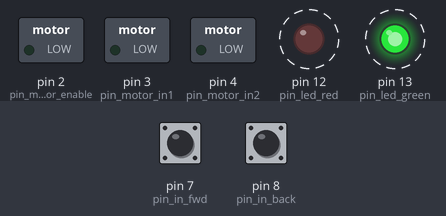
Bench run of a sketch on a simulated Arduino Uno, built with avr-gcc and run on an emulated ATmega328P. On the bench: switched loads named in the sketch (green lamp = pin HIGH), output pins drawn as LEDs (lit = HIGH). Dashed ring = blinking. The test bench sets the inputs (shaded band); at power-on: pin 7 (pin_in_fwd) HIGH, pin 8 (pin_in_back) HIGH.

Above: at 1.24 s.
1.3 s: pin 7 (pin_in_fwd) pulled LOW for 0.15 s
At 2.3 s:
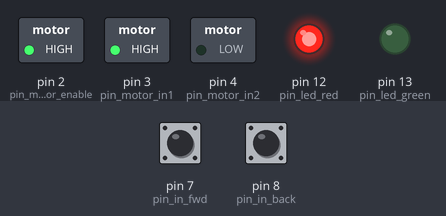
2.9 s: pin 8 (pin_in_back) pulled LOW for 0.15 s
At 3.5 s:
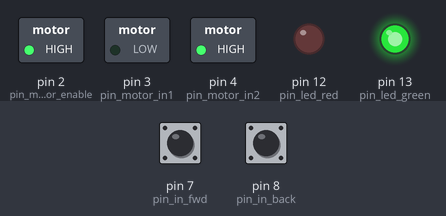
4.5 s: pin 7 (pin_in_fwd) pulled LOW for 1 s
At 5.9 s:
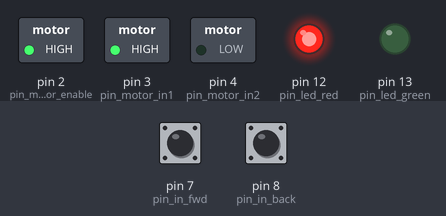
7.0 s: pin 8 (pin_in_back) pulled LOW for 1 s
At 7.8 s:
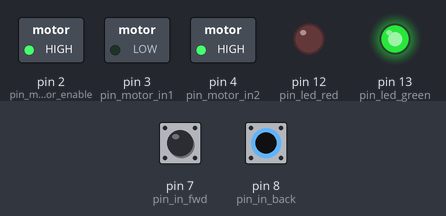
9.5 s: pin 7 (pin_in_fwd) pulled LOW for 3.2 s
At 10.9 s:
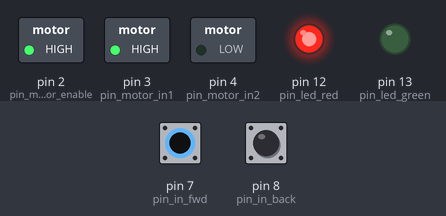
14.2 s: pin 7 (pin_in_fwd) driven LOW and pin 8 (pin_in_back) driven LOW
At 16.5 s:
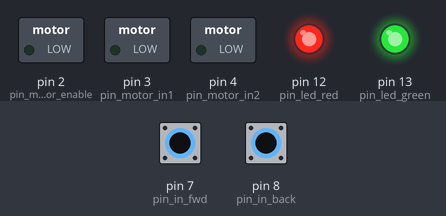
Timing chart, 0 to 17.7 s (numbered marks = the images above; inputs shaded):
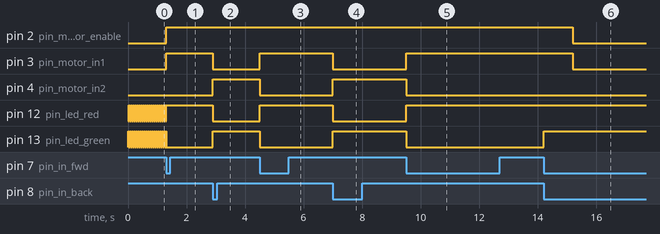

Measured:
- after the input at 1.3 s, pin 2 (pin_motor_enable), pin 3 (pin_motor_in1): LOW → HIGH at once; pin 12 (pin_led_red): goes on until 1.3 s, then stays HIGH; pin 13 (pin_led_green): goes on until 1.3 s, then stays LOW
- after the input at 2.9 s, pin 3 (pin_motor_in1), pin 12 (pin_led_red): HIGH → LOW at once; pin 4 (pin_motor_in2), pin 13 (pin_led_green): LOW → HIGH at once
- after the input at 4.5 s, pin 3 (pin_motor_in1), pin 12 (pin_led_red): LOW → HIGH at once; pin 4 (pin_motor_in2), pin 13 (pin_led_green): HIGH → LOW at once
- after the input at 7.0 s, pin 3 (pin_motor_in1), pin 12 (pin_led_red): HIGH → LOW at once; pin 4 (pin_motor_in2), pin 13 (pin_led_green): LOW → HIGH at once
- after the input at 9.5 s, pin 3 (pin_motor_in1), pin 12 (pin_led_red): LOW → HIGH at once; pin 4 (pin_motor_in2), pin 13 (pin_led_green): HIGH → LOW at once
- after the input at 14.2 s, pin 2 (pin_motor_enable), pin 3 (pin_motor_in1): HIGH → LOW after 1.0 s; pin 13 (pin_led_green): LOW → HIGH at once
- by itself, pin 12 (pin_led_red), pin 13 (pin_led_green): alternates HIGH for 0.03 s and LOW for 0.03 s

The sketch:

DC_with_L293D_3_lego_train.ino
```cpp
int pin_motor_enable = 2;
int pin_motor_in1 = 3;
int pin_motor_in2 = 4;

int pin_in_fwd  = 7;
int pin_in_back = 8;

int dig_fwd;
int dig_back;

int pin_led_red = 12;
int pin_led_green = 13;

char direction1 = 'X';

int blink_counter;

/////////////////////////// SETUP //////////////////////////////
void setup() {
  // initialize the motor digital pins as outputs.
  pinMode(pin_motor_enable, OUTPUT);
  pinMode(pin_motor_in1, OUTPUT);
  pinMode(pin_motor_in2, OUTPUT);
  // initialize input pins for buttons
  pinMode(pin_in_fwd,  INPUT_PULLUP);
  pinMode(pin_in_back, INPUT_PULLUP);
  direction1 = 'X';
  pinMode(pin_led_red,   OUTPUT);
  pinMode(pin_led_green, OUTPUT);
  digitalWrite(pin_led_red,LOW);
  digitalWrite(pin_led_green,LOW);
  blink_counter = 0;
}

/////////////////////////// LEDs //////////////////////////////
void led_red(int val) {
  digitalWrite(pin_led_red,val);
}

void led_green(int val) {
  digitalWrite(pin_led_green,val);
}


void doBlinking() {
  blink_counter++;
  if (blink_counter <= 1000)  {
    led_green(HIGH);
    led_red(LOW);
  } else {
    led_green(LOW);
    led_red(HIGH);
  }
  if (blink_counter > 2000) {
    blink_counter = 0;
  }
}

/////////////////////////// MOTOR //////////////////////////////
void motor1( int val_1, int val_2, int val_3 ) {
  digitalWrite(pin_motor_enable, val_1);
  digitalWrite(pin_motor_in1, val_2);
  digitalWrite(pin_motor_in2, val_3);
}

void stopMotor1() {
  motor1( LOW, LOW, LOW );
}

void goForward() {
  motor1( HIGH, HIGH, LOW );
}

void goForwardTimed(int delayInMs) {
  motor1( HIGH, HIGH, LOW );
  delay(delayInMs);
}

void goBackward() {
  motor1( HIGH, LOW, HIGH );
}

void goBackwardTimed(int delayInMs) {
  motor1( HIGH, LOW, HIGH );
  delay(delayInMs);
}


///////////////////////////////////////////////////////////////////
///////////////////////  LOOP  ////////////////////////////////////
///////////////////////////////////////////////////////////////////
// the loop routine runs over and over again forever:
void loop() {
  if (direction1 == 'X') {
    stopMotor1();
    doBlinking();
  }
  if (direction1 == 'F') {
    goForward();
  }
  if (direction1 == 'B') {
    goBackward();
  }
  ////////////////////
  dig_fwd  = digitalRead(pin_in_fwd);
  dig_back = digitalRead(pin_in_back);
  if (dig_fwd  == LOW  &&  dig_back == HIGH)  {
    direction1 = 'F';
    led_red(HIGH);
    led_green(LOW);
  }
  if (dig_fwd  == HIGH   &&  dig_back == LOW) {
    direction1 = 'B';
    led_red(LOW);
    led_green(HIGH);
  }
  if (dig_fwd  == LOW  &&  dig_back == LOW) {
    direction1 = 'X';
    led_red(HIGH);
    led_green(HIGH);
    delay(1000);   // wait 1 second to allow stopping the train
  }
}
```
